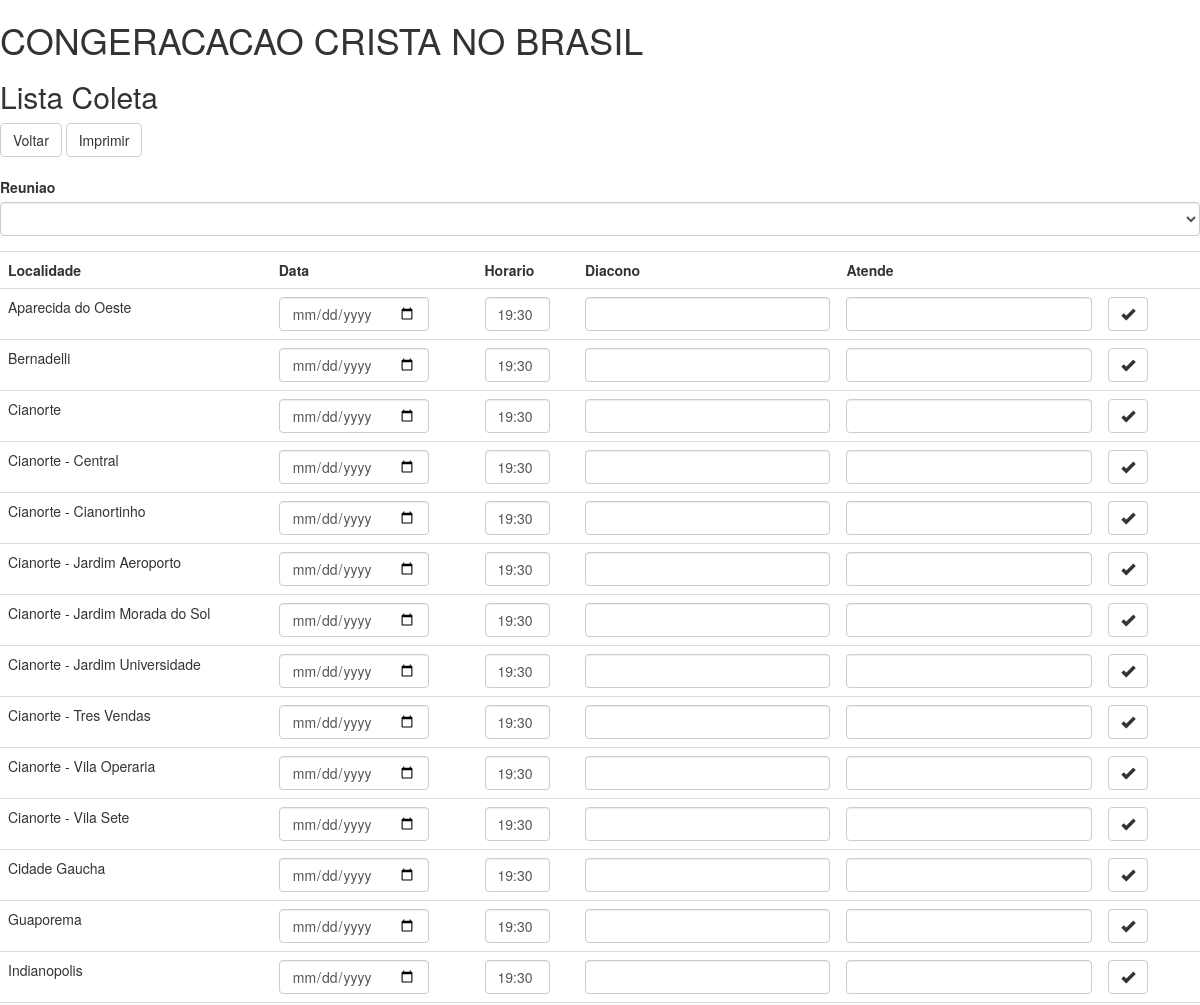
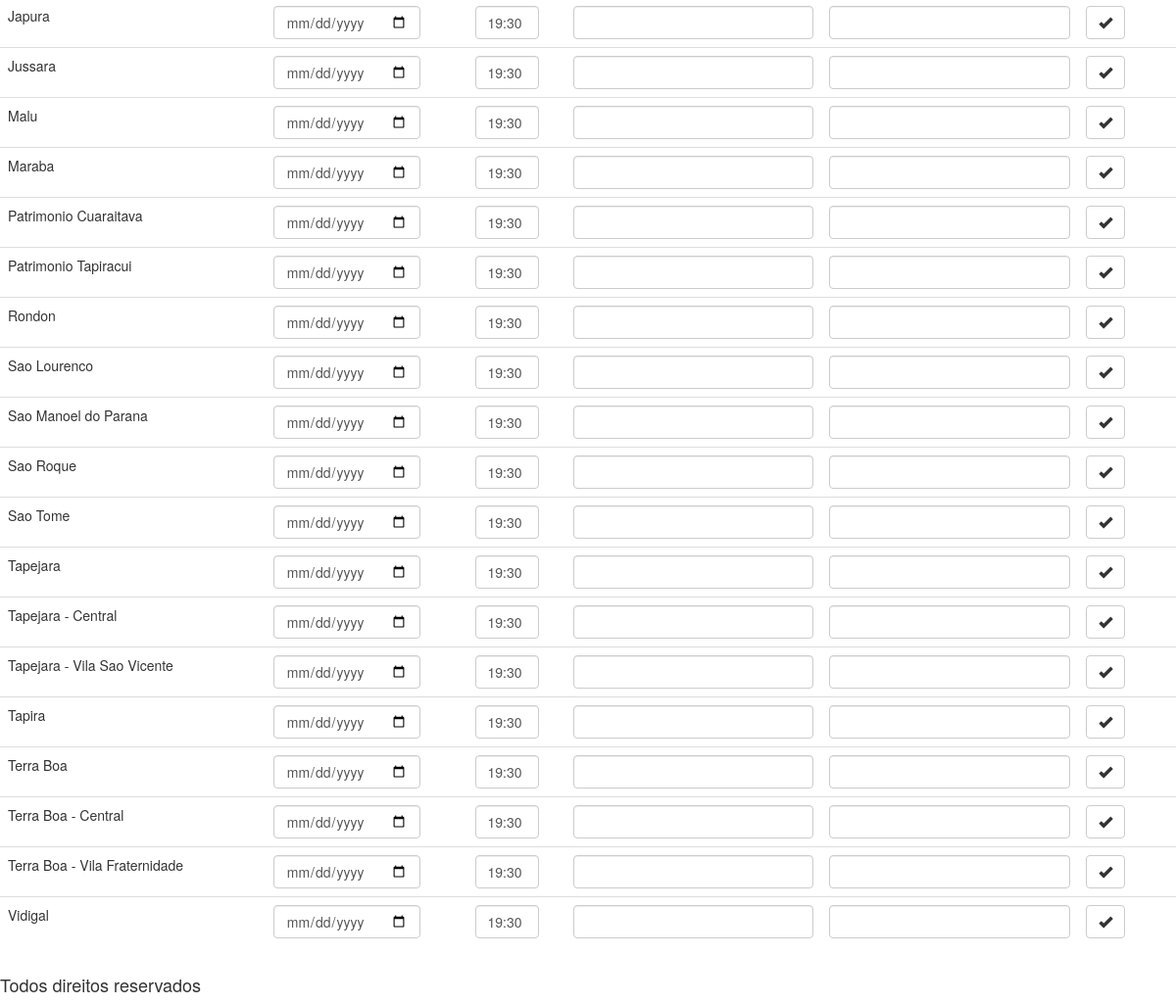
Screenshot of /views/lista/lista.coleta.php with the database file from the repository (2 pictures, top to bottom).
### tables this page shows
create table if not exists localidade (
 Codigo int(11) auto_increment,
 Nome varchar(1000) not null,
 Tipo int(11) not null default 0,
 Anciao varchar(100) null,
 Diacono varchar(100) null,
 Cooperador varchar(100) null,
 Cooperador_Jovem varchar(100) null,
 Encarregado varchar(100) null,
 Dias_Culto varchar(100) null,
 Dias_Culto_Jovem varchar(100) null,
 constraint localidadep1 primary key (Codigo)
);

### services/lista/reuniao.service.php (called while the page is built, shortened)
<?php
class ReuniaoService
{
	public static function ReuniaoAtual()
	{
		$data = new DateTime();
		$where =
			"Data = (" .
				"select max(Data) " .
				"from Reuniao " .
				"where Data <= '" . $data->format('Y-m-d H:i:s') . "')";
		$reuniao = new Reuniao();
		return $reuniao->Consultar($where);
	}
}
?>

### models/persistencia.php (called while the page is built, shortened)
<?php
require_once("modulo.php");
require_once("consulta.php");
abstract class Persistencia extends Consulta
{
    public function GetConsulta($sql)
    {
        return $this->GetConexao()->GetConsulta($sql);
    }
    protected function GetCmdConsultar($where = "")
    {
        if ($where != "")
            $where = " where " . $where ;
        else
            $where = " where Codigo = " . $this->{'Codigo'} . "" ;
        $sql =
            "select * from " . get_class($this) .
            $where ;
        return $sql;
    }
    public function Consultar($where = "")
    {
        $record = $this->GetConsulta($this->GetCmdConsultar($where));
        return $this;
    }
}
?>

### models/logger.php (called while the page is built, shortened)
<?php
class Logger
{
	private static $instance;
    public static function Instance()
    {
        if (!isset(self::$instance))
            self::$instance = new Logger();
        return self::$instance;
    }
	protected function Log($tipo, $method, $message)
	{
		$data = date('d.m.Y h:i:s');
		$log = "[$data] [$tipo] $message / $method \n\n";
		$path = LOG_PATH . date("Y.m.d") . ".audit.log";
	}
}
?>

### models/modulo.php (called while the page is built, shortened)
<?php
require_once("conexao.php");
class Modulo
{
    private static $instance;
    public static function Instance()
    {
        if (!isset(self::$instance))
            self::$instance = new Modulo();
        return self::$instance;
    }
    private $_list_conexao;
    public function GetConexao($nome)
    {
        $conexao = $this->_list_conexao[$nome];
        if (!isset($conexao))
        {
            $conexao = new ConexaoMySql(HOSTNAME, USERNAME, PASSWORD, DATABASE);
            $this->_list_conexao[$nome] = $conexao;
        }
        return $conexao;
    }
    public function ConexaoAmbiente()
    {
        return $this->GetConexao("ambiente");
    }
}
?>

### models/consulta.php (called while the page is built, shortened)
<?php
require_once("modulo.php");
abstract class Consulta
{
    private $_conexao;
    protected function GetConexao()
    {
        if (!isset($this->_conexao))
            $this->_conexao = Modulo::Instance()->ConexaoAmbiente();
        return $this->_conexao;
    }
    public function GetLista($sql)
    {
        return $this->GetConexao()->GetLista($sql);
    }
    public function SetValues($values)
    {
        $keys = array_keys($values);
    }
    public function Listar($where = "")
    {
        $lista = new ArrayObject();
        $sql = $this->GetCmdListar($where);
        $query = $this->GetLista($sql);
        foreach ($query as $record) {
            $obj = new $class;
            $obj->SetValues($record);
            $lista->append($obj);
        }
        return $lista;
    }
}
?>

### models/conexao.php (called while the page is built, shortened)
<?php
require_once("logger.php");
class ConexaoMySql
{
    public $Hostname;
    public $Username;
    public $Password;
    public $Database;
    private $_conexao;
    public function ConexaoMySql($hostname,$username,$password,$database)
    {
        $this->Hostname = $hostname;
        $this->Username = $username;
        $this->Password = $password;
        $this->Database = $database;
    }
    private function GetConexao()
    {
        if (!isset($this->_conexao))
        {
            $this->_conexao = new PDO("mysql:host=$this->Hostname;dbname=$this->Database", $this->Username, $this->Password);
            $this->_conexao->setAttribute(PDO::ATTR_ERRMODE, PDO::ERRMODE_EXCEPTION);
        }
        return $this->_conexao;
    }
    private function GetQuery($sql)
    {
        $query = $this->GetConexao()->query($sql);
        return $query;
    }
    public function GetLista($sql)
    {
        try
        {
            return $this->GetQuery($sql)->fetchAll();
        }
        catch (Exception $e)
        {
            Logger::Instance()->Erro("ConexaoMySql.GetLista", $e->getMessage());
            throw new Exception("Error " . $e->getMessage(), 1);
        }
    }
    public function GetConsulta($sql)
    {
        try
        {
            return $this->GetQuery($sql)->fetch(PDO::FETCH_ASSOC);
        }
        catch (Exception $e)
        {
            Logger::Instance()->Erro("ConexaoMySql.GetConsulta", $e->getMessage());
            throw new Exception("Error " . $e->getMessage(), 1);
        }
    }
}
?>

### services/lista/servico.service.php (called while the page is built, shortened)
<?php
require_once("../../models/lista/igreja.servico.consulta.model.php");
class ServicoService
{
	public static function GetChave($servico,$reuniao,$tiposervico)
	{
		$chave =
            ($servico->Codigo_Servico ?: 'null') . ',' .
            ($servico->Codigo_Reuniao ?: $reuniao->Codigo ?: 'null') . ',' .
            ($servico->Codigo_Tipo_Servico ?: $tiposervico->Codigo ?: 'null') . ',' .
            ($servico->Codigo_Localidade ?: 'null') ;
        return $chave;
    }
	public static function GetChaveComp($servico,$reuniao,$tiposervico)
	{
        $chavecomp =
            ($servico->Codigo_Servico ?: '0') . '_' .
            ($servico->Codigo_Reuniao ?: $reuniao->Codigo ?: '0') . '_' .
            ($servico->Codigo_Tipo_Servico ?: $tiposervico->Codigo ?: '0') . '_' .
            ($servico->Codigo_Localidade ?: '0') ;
        return $chavecomp;
	}
	public static function ListarColetaReuniao($reuniao)
	{
		$servicoconsulta = new IgrejaServicoConsulta();
		$servicoconsulta->Codigo_Reuniao = $reuniao->Codigo;
		$servicoconsulta->Tipo_Servico = TS_COLETA;
		return $servicoconsulta->Listar();
	}
}
?>

### models/lista/igreja.servico.consulta.model.php (called while the page is built, shortened)
<?php
require_once("../../models/consulta.php");
class IgrejaServicoConsulta extends Consulta
{
	public $Tipo_Servico;
	public $Atendente;
	protected function GetCmdListar($where = "")
	{
		$where_l = '';
		$where_s = '';
		if (isset($this->Tipo_Servico))
			$where_s = $where_s. ($where_s != "" ? "and " : "where ") .
				"t1.Tipo = " . $this->Tipo_Servico . " " ;
		$sql =
			'select l.Codigo as Codigo_Localidade ' .
			', l.Nome as Nome_Localidade ' .
			', l.Tipo as Tipo_Localidade ' .
			', s.Codigo_Servico ' .
			', s.Codigo_Reuniao ' .
			', s.Descricao_Reuniao ' .
			', s.Codigo_Tipo_Servico ' .
			', s.Descricao_Tipo_Servico ' .
			', s.Tipo_Servico ' .
			', s.Ordem_Servico ' .
			', s.Data_Inicio ' .
			', s.Data_Termino ' .
			', s.Hora_Inicio ' .
			', s.Hora_Termino ' .
			', s.Complemento ' .
			', s.Atendente ' .
			', s.Qtde_Irmao ' .
			', s.Qtde_Irma ' .
			'from Localidade l  ' .
			'left outer join ( ' .
			    'select s1.* ' .
			    ', s1.Codigo as Codigo_Servico ' .
			    ', r1.Descricao as Descricao_Reuniao ' .
			    ', t1.Descricao as Descricao_Tipo_Servico ' .
			    ', t1.Tipo as Tipo_Servico ' .
			    ', t1.Ordem as Ordem_Servico ' .
			    'from Servico s1 ' .
			    'inner join Reuniao r1 on (r1.Codigo = s1.Codigo_Reuniao) ' .
			    'inner join TipoServico t1 on (t1.Codigo = s1.Codigo_Tipo_Servico) ' .
				$where_s .
			') s on (s.Codigo_Localidade = l.Codigo) ' .
			$where_l .
			'order by l.Nome ' ;
		return $sql;
	}
	public function GetAtendente($index)
	{
		$atendente = '/' . ($this->Atendente ?: '') . '/';
		$atendentes = explode("/", $atendente);
		return trim($atendentes[$index]);
	}
}
?>

### views/lista/lista.coleta.php (the view, shortened to what this page needs)
<!DOCTYPE html>
<html lang="pt-br">
<head>
<?php require_once("include.php"); ?>
</head>
<body>
<?php require_once("../cabecalho.php"); ?>
<h2>Lista Coleta</h2>
<?php require_once("lista.botao.php"); ?>
<form id="frmFiltro">
    <div class="form-group">
        <label for="txtReuniao">Reuniao</label>
        <select class="form-control" id="cmbCodigo_Reuniao" name="Codigo_Reuniao" >
        <?php
            require_once("../../services/lista/reuniao.service.php");
            $reuniao = ReuniaoService::ReuniaoAtual();
            echo '<option value="' . $reuniao->Codigo . '">' . $reuniao->Descricao . '</option>' . "\n";
        ?>
        </select>
    </div>
</form>
<div class="table-responsive">
    <table class="table">
        <tbody>
            <tr>
                <th>Localidade</th>
                <th>Data</th>
                <th>Horario</th>
                <th>Diacono</th>
                <th>Atende</th>
                <th width="100px"></th>
            </tr>
            <?php
                require_once("../../services/lista/tipo.servico.service.php");
                require_once("../../services/lista/servico.service.php");
                class GerarDocumento
                {
                    public static function GerarLinha($servico,$reuniao,$tiposervico)
                    {
                        echo '<tr>' . "\n";
                        echo '<td>' . $servico->Nome_Localidade . '</td>' . "\n";
                        $chave = ServicoService::GetChave($servico,$reuniao,$tiposervico);
                        $chavecomp = ServicoService::GetChaveComp($servico,$reuniao,$tiposervico);
                        echo '<td><input class="form-control" type="date" id="txtData_Inicio_' . $chavecomp . '" value="' . $servico->Data_Inicio . '" style="width: 150px" /></td>' . "\n";
                        echo '<td><input class="form-control" type="text" id="txtHora_Inicio_' . $chavecomp . '" value="' . ($servico->Hora_Inicio ?: "19:30") . '" style="width: 65px" /></td>' . "\n";
                        echo '<td><input class="form-control" type="text" id="txtAtendente_1_' . $chavecomp . '" value="' . $servico->GetAtendente(1) . '" /></td>' . "\n";
                        echo '<td><input class="form-control" type="text" id="txtAtendente_2_' . $chavecomp . '" value="' . $servico->GetAtendente(2) . '" /></td>' . "\n";
                        if (isset($servico->Codigo_Servico))
                        {
                            echo '<td>' . "\n";
                            echo '<button class="btn btn-default" type="button" onclick="AlterarServico(' . $chave . ')" >'. "\n";
                            echo '<span class="glyphicon glyphicon-pencil"></span>'. "\n";
                            echo '</button>'. "\n";
                            echo '<button class="btn btn-default" type="button" onclick="ExcluirServico(' . $chave . ')" >'. "\n";
                            echo '<span class="glyphicon glyphicon-trash"></span>'. "\n";
                            echo '</button>'. "\n";
                            echo '</td>' . "\n";
                        }
                        else
                        {
                            echo '<td>' . "\n";
                            echo '<button class="btn btn-default" type="button" onclick="IncluirServico(' . $chave . ')" >'. "\n";
                            echo '<span class="glyphicon glyphicon-ok"></span>'. "\n";
                            echo '</button>'. "\n";
                            echo '</td>' . "\n";
                        }
                        echo '</tr>' . "\n";
                    }
                }
                $tiposervico = TipoServicoService::BuscarTipoServicoTipo(TS_COLETA);
                $servicos = ServicoService::ListarColetaReuniao($reuniao);
                foreach ($servicos as $servico)
                    GerarDocumento::GerarLinha($servico,$reuniao,$tiposervico);
            ?>
        </tbody>
    </table>
</div>
<?php require_once("../rodape.php"); ?>
</body>
</html>

### rows the page displays
localidade: Nome "Aparecida do Oeste", value "19:30"
localidade: Nome "Bernadelli", value "19:30"
localidade: Nome "Cianorte", value "19:30"
localidade: Nome "Cianorte - Central", value "19:30"
localidade: Nome "Cianorte - Cianortinho", value "19:30"
localidade: Nome "Cianorte - Jardim Aeroporto", value "19:30"
localidade: Nome "Cianorte - Jardim Morada do Sol", value "19:30"
localidade: Nome "Cianorte - Jardim Universidade", value "19:30"
localidade: Nome "Cianorte - Tres Vendas", value "19:30"
localidade: Nome "Cianorte - Vila Operaria", value "19:30"
localidade: Nome "Cianorte - Vila Sete", value "19:30"
localidade: Nome "Cidade Gaucha", value "19:30"
localidade: Nome "Guaporema", value "19:30"
localidade: Nome "Indianopolis", value "19:30"
localidade: Nome "Japura", value "19:30"
localidade: Nome "Jussara", value "19:30"
localidade: Nome "Malu", value "19:30"
localidade: Nome "Maraba", value "19:30"
localidade: Nome "Patrimonio Cuaraitava", value "19:30"
localidade: Nome "Patrimonio Tapiracui", value "19:30"
localidade: Nome "Rondon", value "19:30"
localidade: Nome "Sao Lourenco", value "19:30"
localidade: Nome "Sao Manoel do Parana", value "19:30"
localidade: Nome "Sao Roque", value "19:30"
localidade: Nome "Sao Tome", value "19:30"
localidade: Nome "Tapejara", value "19:30"
localidade: Nome "Tapejara - Central", value "19:30"
localidade: Nome "Tapejara - Vila Sao Vicente", value "19:30"
localidade: Nome "Tapira", value "19:30"
localidade: Nome "Terra Boa", value "19:30"
localidade: Nome "Terra Boa - Central", value "19:30"
localidade: Nome "Terra Boa - Vila Fraternidade", value "19:30"
localidade: Nome "Vidigal", value "19:30"
